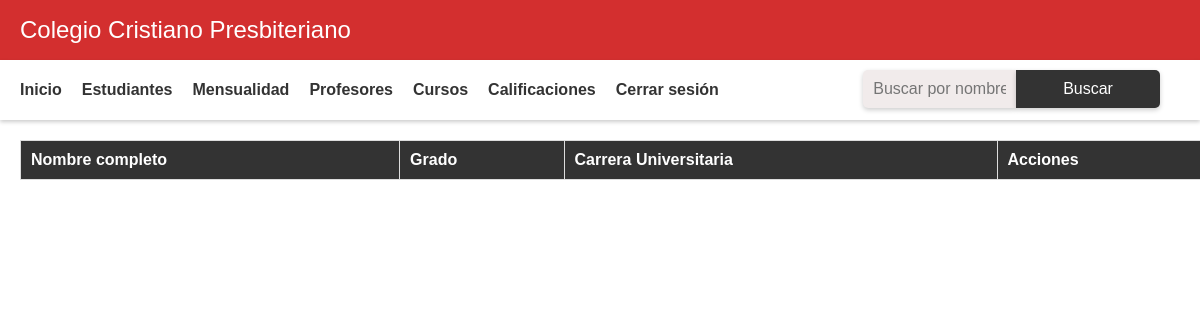
Page /code/view/admin/view_profesor.php (signed in) on the earlier database version.
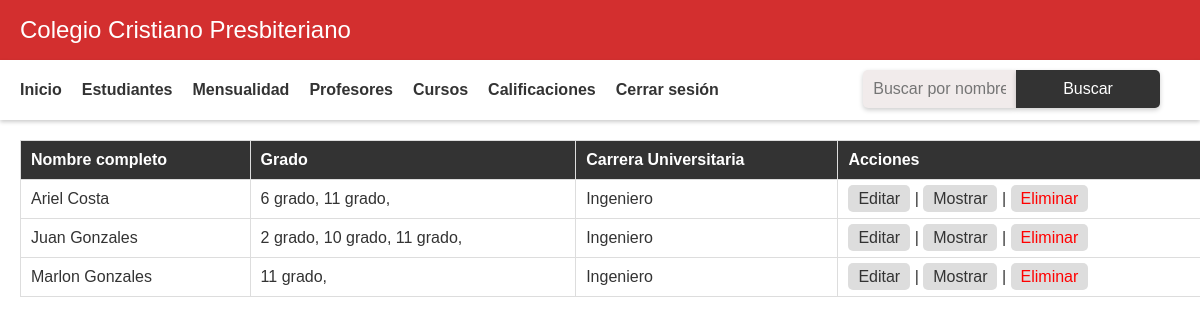
Same page on the later database version.
### tables this page shows
CREATE TABLE `profesores` (
  `id_profesor` int(11) NOT NULL,
  `nombre` varchar(50) NOT NULL,
  `apellido` varchar(50) NOT NULL,
  `correo_electronico` varchar(50) NOT NULL,
  `telefono` varchar(20) NOT NULL,
  `direccion` varchar(100) NOT NULL,
  `certificaciones` varchar(100) DEFAULT NULL,
  `carrera_universitaria` varchar(100) DEFAULT NULL
);

CREATE TABLE `grados` (
  `id_grado` int(11) NOT NULL,
  `nombre_grado` varchar(50) NOT NULL
);

### code/view/admin/view_profesor.php (the view, shortened to what this page needs)
<?php
include("header.php");
?>
<?php
include "../../conexion.php";
$consulta = "SELECT p.id_profesor, p.nombre, p.apellido, p.carrera_universitaria, GROUP_CONCAT(pg.id_grado SEPARATOR ', ') AS id_grados
             FROM profesores p
             LEFT JOIN profesores_grados pg ON p.id_profesor = pg.id_profesor
             GROUP BY p.id_profesor";
$resultado = mysqli_query($conexion, $consulta);
?>
<div class="search-form">
  <form action="" method="GET">
    <input type="text" name="buscar" placeholder="Buscar por nombre">
    <button type="submit">Buscar</button>
  </form>
</div>
<table>
  <tr>
    <th>Nombre completo</th>
    <th>Grado</th>
    <th>Carrera Universitaria</th>
    <th>Acciones</th>
  </tr>
  <?php while ($fila = mysqli_fetch_assoc($resultado)) { ?>
    <tr>
      <td><?php echo $fila['nombre'] . " " . $fila['apellido']; ?></td>
      <td>
        <?php
          $consulta_grados = "SELECT nombre_grado FROM grados WHERE id_grado IN (" . $fila['id_grados'] . ")";
          $resultado_grados = mysqli_query($conexion, $consulta_grados);
          while ($fila_grado = mysqli_fetch_assoc($resultado_grados)) {
            echo $fila_grado['nombre_grado'] . ", ";
          }
        ?>
      </td>
      <td><?php echo $fila['carrera_universitaria']; ?></td>
      <td>
        <a href="editar_profesor.php?id=<?php echo $fila['id_profesor']; ?>">Editar</a> |
        <a href="mostrar_profesor.php?id=<?php echo $fila['id_profesor']; ?>">Mostrar</a> |
        <a href="eliminar_profesor.php?id=<?php echo $fila['id_profesor']; ?>"class="delete-link onclick="return confirm('¿Estás seguro de que deseas eliminar este registro?')">Eliminar</a>
      </td>
    </tr>
  <?php } ?>
</table>

Differences in the rows shown:
added profesores: nombre "Ariel", apellido "Costa", carrera_universitaria "Ingeniero"
now on this page (row unchanged): grados: nombre_grado "6 grado", shown under "Ariel"
now on this page (row unchanged): grados: nombre_grado "11 grado"
added profesores: nombre "Juan", apellido "Gonzales", carrera_universitaria "Ingeniero"
now on this page (row unchanged): grados: nombre_grado "2 grado", shown under "Juan"
now on this page (row unchanged): grados: nombre_grado "10 grado", shown under "Juan"
added profesores: nombre "Marlon", apellido "Gonzales", carrera_universitaria "Ingeniero"
